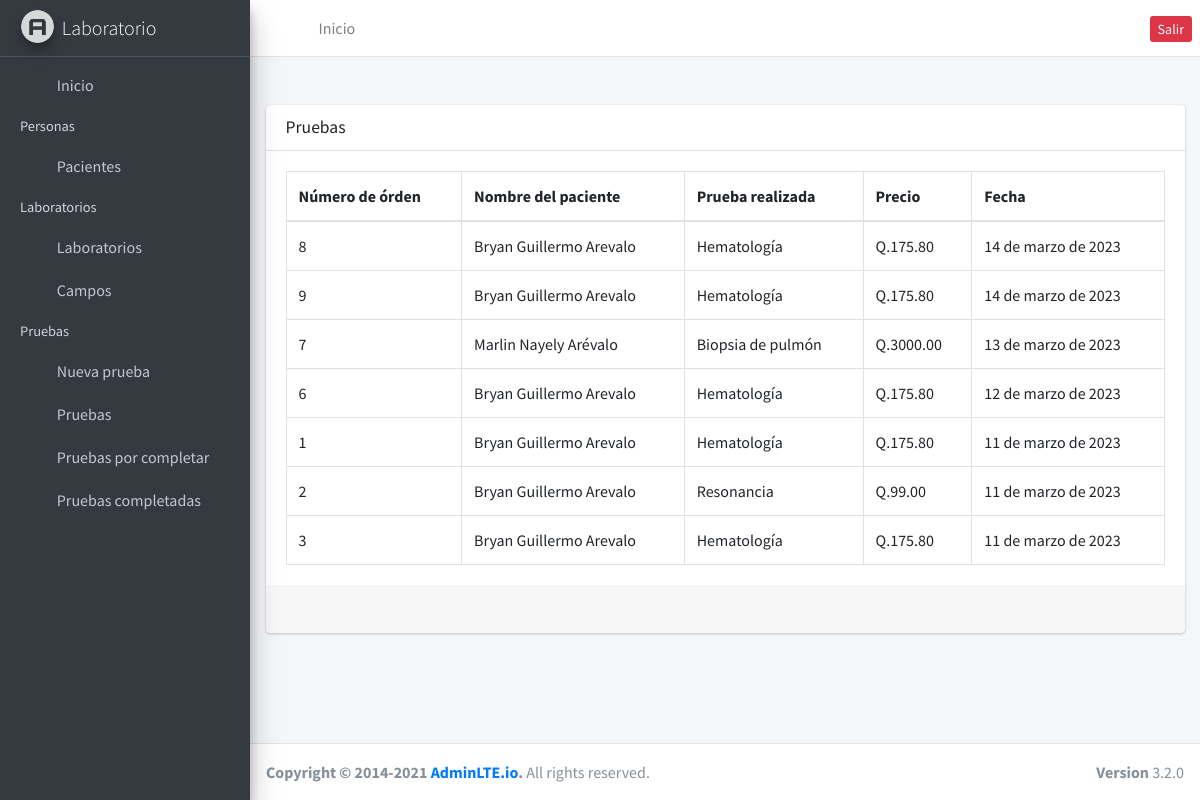
The app's page /tests/ (signed in) with its own data.
### testsApp/models.py (models this page shows, shortened)
class Test(models.Model):
    patient = models.ForeignKey(Clients, on_delete=models.PROTECT)
    lab = models.ForeignKey(Laboratory, on_delete=models.PROTECT)
    completed = models.BooleanField(default=False)
    comment = models.CharField(default='No hay comentarios', max_length=255)
    created_at = models.DateField(default=datetime.date.today)

### clientes/models.py (models this page shows, shortened)
class Clients(models.Model):
    name = models.CharField(max_length=255, default='N/A', null=False)
    birth = models.DateField(default=datetime.date.today, auto_now=False)
    phone = models.CharField(max_length=15, null=True)
    dpi = models.CharField(max_length=20, null=False, default='N/A')
    email = models.EmailField(default='n/a', null=False)
    sex = models.IntegerField(default=1)
    nit = models.CharField(max_length=20, default='N/A')
    created_at = models.DateField(auto_now=True)

### laboratories/models.py (models this page shows, shortened)
class Laboratory(models.Model):
    name = models.CharField(max_length=255, null=False)
    price = models.FloatField(default=0.00, null=False)

### testsApp/views.py (the view)
# urls.py: path('', index, name='fields'),
@login_required
def index(request):
    tests = Test.objects.order_by('-created_at').select_related('patient', 'lab')
    page = request.GET.get('page', 1)
    try:
        paginator = Paginator(tests, 10)
        clients = paginator.page(page)
    except:
        return redirect('/tests')
    context = { 'entity': tests, 'paginator': paginator }
    return render(request, 'tests.html', context)

### testsApp/templates/tests.html
{% extends "base.html" %} {% block content %}
<div class="card mt-4">
  <div class="card-header">
    <h3 class="card-title">Pruebas</h3>
  </div>
  <div class="card-body">
    <table class="table table-bordered">
      <thead>
        <tr>
          <th>Número de órden</th>
          <th>Nombre del paciente</th>
          <th>Prueba realizada</th>
          <th>Precio</th>
          <th>Fecha</th>
        </tr>
      </thead>
      <tbody>
        {% for test in entity %}
        <tr>
          <td>{{ test.id }}</td>
          <td>{{ test.patient.name }}</td>
          <td>{{ test.lab.name }}</td>
          <td>Q.{{ test.lab.price|stringformat:'.2f' }}</td>
          <td>{{ test.created_at }}</td>
        </tr>
        {% endfor %}
      </tbody>
    </table>
  </div>
  <div class="card-footer clearfix">{% include 'paginator.html' %}</div>
  <div class="card-footer clearfix"></div>
</div>
{% endblock %}

### records on screen
Test: id "8", patient.name "Bryan Guillermo Arevalo", lab.name "Hematología", lab.price "175.80", created_at "14 de marzo de 2023"
Test: id "9", patient.name "Bryan Guillermo Arevalo", lab.name "Hematología", lab.price "175.80", created_at "14 de marzo de 2023"
Test: id "7", patient.name "Marlin Nayely Arévalo", lab.name "Biopsia de pulmón", lab.price "3000.00", created_at "13 de marzo de 2023"
Test: id "6", patient.name "Bryan Guillermo Arevalo", lab.name "Hematología", lab.price "175.80", created_at "12 de marzo de 2023"
Test: id "1", patient.name "Bryan Guillermo Arevalo", lab.name "Hematología", lab.price "175.80", created_at "11 de marzo de 2023"
Test: id "2", patient.name "Bryan Guillermo Arevalo", lab.name "Resonancia", lab.price "99.00", created_at "11 de marzo de 2023"
Test: id "3", patient.name "Bryan Guillermo Arevalo", lab.name "Hematología", lab.price "175.80", created_at "11 de marzo de 2023"
